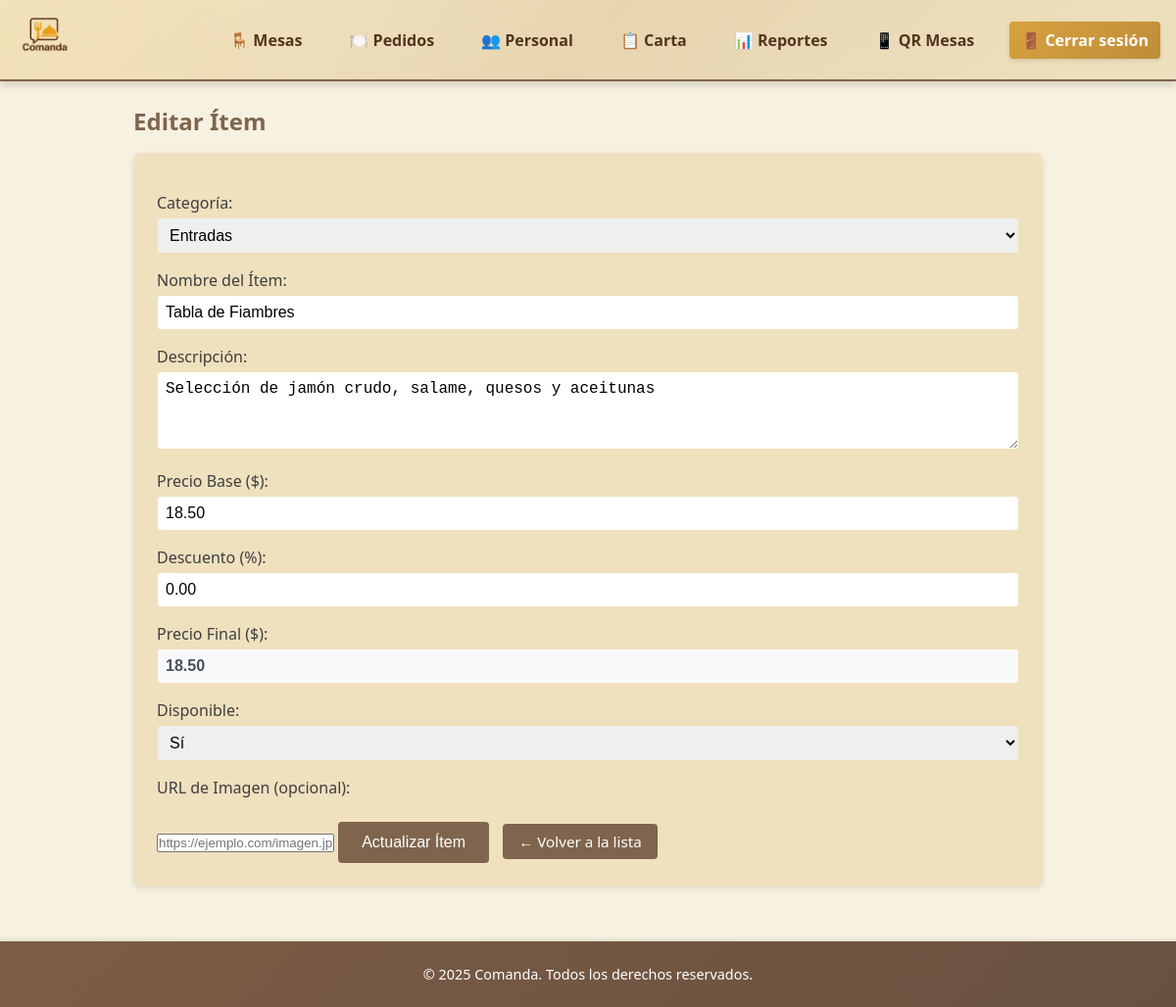
The app's page /index.php?route=carta/edit&id=1 (signed in) with its own data.
### tables this page shows
CREATE TABLE carta (
  id_item        INT UNSIGNED AUTO_INCREMENT PRIMARY KEY,
  nombre         VARCHAR(100) NOT NULL UNIQUE,
  descripcion    TEXT,
  precio         DECIMAL(10,2) NOT NULL,
  categoria      VARCHAR(50) NULL,
  disponibilidad TINYINT(1) NOT NULL DEFAULT 1,
  imagen_url     VARCHAR(255) NULL,
  descuento      DECIMAL(5,2) NOT NULL DEFAULT 0.00,
  fecha_creacion TIMESTAMP NOT NULL DEFAULT CURRENT_TIMESTAMP
);

### src/controllers/CartaController.php (called while the page is built, shortened)
<?php
require_once __DIR__ . '/../config/helpers.php';
class CartaController {
    public static function edit() {
        $id = (int)($_GET['id'] ?? 0);
        $item = CartaItem::find($id);
        include __DIR__ . '/../views/carta/create.php';
    }
}

### src/config/helpers.php (called while the page is built, shortened)
<?php
function getBaseUrl() {
    $protocol = isset($_SERVER['HTTPS']) && $_SERVER['HTTPS'] === 'on' ? 'https' : 'http';
    $host = $_SERVER['HTTP_HOST'];
    $script_name = $_SERVER['SCRIPT_NAME'];
    return $protocol . '://' . $host . dirname($script_name);
}
function url($route = '', $params = []) {
    $base_url = getBaseUrl();
    $url = $base_url . '/index.php';
    if ($route) {
        $url .= '?route=' . $route;
    }
    return $url;
}
?>

### src/models/CartaItem.php (called while the page is built, shortened)
<?php
class CartaItem {
    public static function allIncludingUnavailable(): array {
        $db = (new Database)->getConnection();
        return $db->query("SELECT * FROM carta")->fetchAll(PDO::FETCH_ASSOC);
    }
    public static function find(int $id): ?array {
        $db = (new Database)->getConnection();
        $stmt = $db->prepare("SELECT * FROM carta WHERE id_item = ?");
        $stmt->execute([$id]);
        return $stmt->fetch(PDO::FETCH_ASSOC) ?: null;
    }
}

### src/views/carta/create.php (the view, shortened to what this page needs)
<?php
require_once __DIR__ . '/../../config/helpers.php';
$item = null;
if (isset($_GET['id'])) {
    $id = (int) $_GET['id'];
    $item = \App\Models\CartaItem::find($id);
}
?>
<h2><?= isset($item) ? 'Editar Ítem' : 'Nuevo Ítem' ?></h2>
<form method="post" action="<?= url('carta/create') ?>" autocomplete="off">
  <?php
  $usePostData = isset($_GET['error']) && !isset($item);
  ?>
  <label>Categoría:</label>
  <select name="categoria" required>
    <?php
    $items = \App\Models\CartaItem::allIncludingUnavailable();
    $categoriasUnicas = [];
    foreach ($items as $itemData) {
        $categoria = $itemData['categoria'] ?? 'Sin categoría';
        if (!in_array($categoria, $categoriasUnicas)) {
            $categoriasUnicas[] = $categoria;
        }
    }
    $categoriasPredefinidas = ['Entradas', 'Platos Principales', 'Postres', 'Bebidas', 'Acompañamientos', 'Carnes', 'Ensaladas', 'Pastas', 'Pizzas'];
    foreach ($categoriasPredefinidas as $categoria) {
        if (!in_array($categoria, $categoriasUnicas)) {
            $categoriasUnicas[] = $categoria;
        }
    }
    sort($categoriasUnicas);
    $categoriaSeleccionada = $item['categoria'] ?? ($usePostData ? $_POST['categoria'] : '') ?? '';
    foreach ($categoriasUnicas as $categoria):
    ?>
      <option value="<?= $categoria ?>" <?= $categoriaSeleccionada === $categoria ? 'selected' : '' ?>>
        <?= $categoria ?>
      </option>
    <?php endforeach; ?>
  </select>
  <label>Nombre del Ítem:</label>
  <input type="text" name="nombre" required
         value="<?= htmlspecialchars($item['nombre'] ?? ($usePostData ? $_POST['nombre'] : '') ?? '') ?>"
         placeholder="Ej: Hamburguesa Clásica" autocomplete="off">
  <label>Descripción:</label>
  <textarea name="descripcion" placeholder="Descripción detallada del ítem..." autocomplete="off"><?= htmlspecialchars($item['descripcion'] ?? ($usePostData ? $_POST['descripcion'] : '') ?? '') ?></textarea>
  <label>Precio Base ($):</label>
  <input type="number" name="precio" id="precio" step="0.01" min="0.01" required
         value="<?= htmlspecialchars($item['precio'] ?? ($usePostData ? $_POST['precio'] : '') ?? '') ?>" autocomplete="off">
  <label>Descuento (%):</label>
  <input type="number" name="descuento" id="descuento" step="0.01" min="0" max="100"
         value="<?= htmlspecialchars($item['descuento'] ?? ($usePostData ? $_POST['descuento'] : '') ?? '0') ?>" autocomplete="off"
         placeholder="0">
  <label>Precio Final ($):</label>
  <input type="text" id="precio_final" readonly
         value="<?= htmlspecialchars($item['precio'] ?? ($usePostData ? $_POST['precio'] : '') ?? '0') ?>"
         style="background: #f8f9fa; color: #495057; font-weight: bold;">
  <label>Disponible:</label>
  <select name="disponibilidad">
    <?php $disponibilidad = $item['disponibilidad'] ?? ($usePostData ? $_POST['disponibilidad'] : 1) ?? 1; ?>
    <option value="1" <?= $disponibilidad == 1 ? 'selected' : '' ?>>Sí</option>
  </select>
  <label>URL de Imagen (opcional):</label>
  <input type="url" name="imagen_url" id="imagen_url"
         value="<?= htmlspecialchars($item['imagen_url'] ?? ($usePostData ? $_POST['imagen_url'] : '') ?? '') ?>"
         placeholder="https://ejemplo.com/imagen.jpg" autocomplete="off"
         onblur="validarImagenUrl()">
  <button type="submit">
    <?= isset($item) ? 'Actualizar Ítem' : 'Crear Ítem' ?>
  </button>
  <a href="<?= url('carta') ?>" class="button" style="margin-left: 10px;">← Volver a la lista</a>
</form>

### public/assets/css/style.css (style rules this page uses)
:root { --background: #f7f1e1; --surface: hsl(42, 60%, 84%); --primary: #f3e2b8; --secondary: #7f654d; --accent: #eee0be; --text: #3f3f3f; --text-light: #ffffff; }
* { margin: 0; padding: 0; box-sizing: border-box; }
html, body { min-height: 100vh; font-family: "Segoe UI", Tahoma, sans-serif; background-color: var(--background); color: var(--text); display: flex; flex-direction: column; }
h1, h2 { margin-bottom: 1rem; color: var(--secondary); }
form:not(.action-form) { background-color: var(--surface); padding: 1.5rem; border-radius: 8px; box-shadow: 0 2px 6px rgba(0, 0, 0, 0.1); margin-bottom: 2rem; }
form label { display: block; margin-top: 1rem; font-weight: 500; }
form input[type="text"], form input[type="email"], form input[type="number"], form input[type="password"], form select, form textarea { width: 100%; padding: 0.5rem; margin-top: 0.25rem; border: 1px solid var(--primary); border-radius: 4px; font-size: 1rem; }
form textarea { resize: vertical; min-height: 80px; }
form button { margin-top: 1.5rem; background-color: var(--secondary); color: var(--text-light); border: none; padding: 0.75rem 1.5rem; font-size: 1rem; border-radius: 4px; cursor: pointer; transition: background-color 0.2s ease; }
a.button { display: inline-block; background-color: var(--secondary); color: var(--text-light); padding: 0.5rem 1rem; border-radius: 4px; text-decoration: none; font-size: 0.95rem; transition: background-color 0.2s ease; }

### records on screen
carta: categoria "Entradas", nombre "Tabla de Fiambres", descripcion "Selección de jamón crudo, salame, quesos y aceitunas", precio "18.50", descuento "0.00", disponibilidad "Sí"
